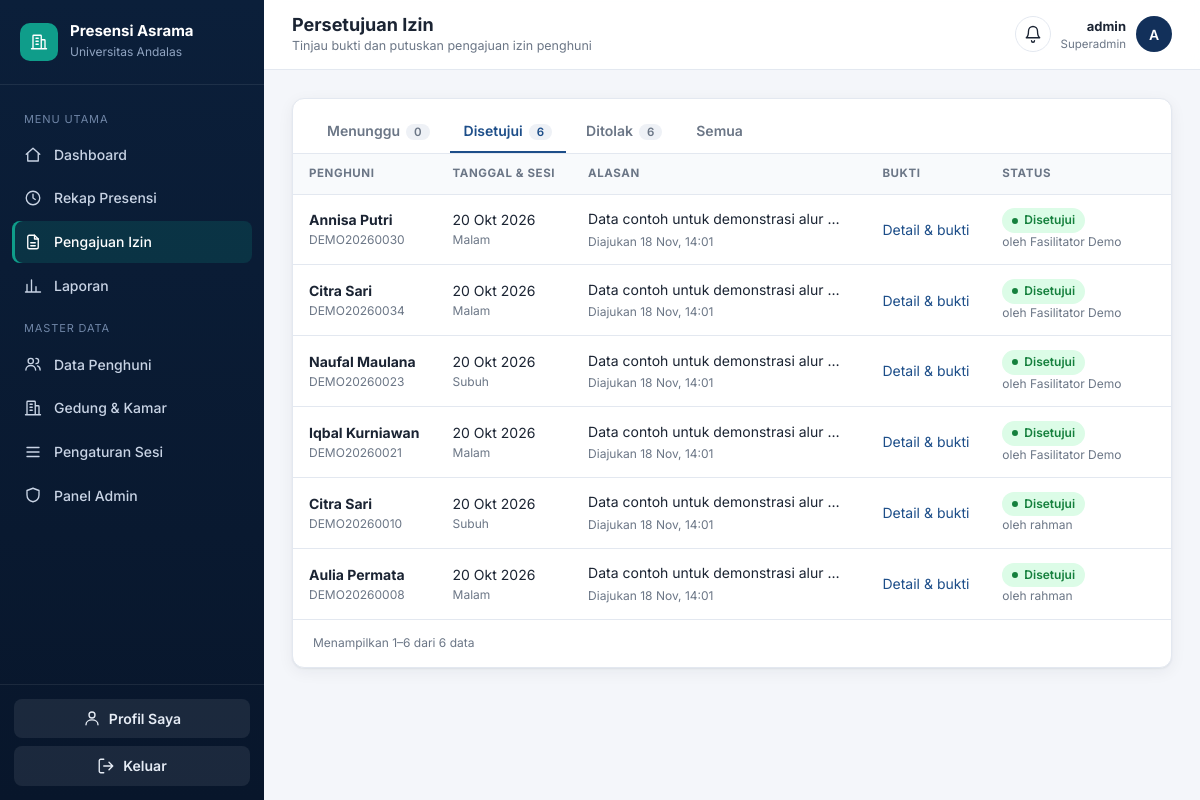
Screenshot of /kelola/izin/?status=disetujui (signed in) with the database file from the repository.
### accounts/models.py (models this page shows, shortened)
class User(AbstractUser):
    ROLE_CHOICES = (
        ('superadmin', 'Superadmin'),
        ('fasil', 'Fasilitator'),
        ('penghuni', 'Penghuni'),
    )
    nim_nip = models.CharField(max_length=30, unique=True, null=True, blank=True)
    role = models.CharField(max_length=20, choices=ROLE_CHOICES, default='penghuni')

class PengajuanIzin(models.Model):
    STATUS_PERSETUJUAN = (
        ('pending', 'Pending'),
        ('disetujui', 'Disetujui'),
        ('ditolak', 'Ditolak'),
    )
    presensi = models.OneToOneField(Presensi, on_delete=models.CASCADE, related_name='pengajuan_izin')
    fasil = models.ForeignKey(User, on_delete=models.SET_NULL, null=True, blank=True, related_name='izin_diproses')
    alasan = models.TextField()
    file_bukti = models.FileField(upload_to='bukti_izin/', blank=True, null=True)
    status_persetujuan = models.CharField(max_length=20, choices=STATUS_PERSETUJUAN, default='pending')
    catatan_fasil = models.TextField(null=True, blank=True)
    created_at = models.DateTimeField(auto_now_add=True)

class Presensi(models.Model):
    STATUS_CHOICES = (
        ('hadir', 'Hadir'),
        ('terlambat', 'Terlambat'),
        ('izin', 'Izin'),
        ('sakit', 'Sakit'),
        ('alpa', 'Alpa'),
    )
    user = models.ForeignKey(User, on_delete=models.CASCADE, related_name='presensi_list')
    sesi = models.ForeignKey(SesiPresensi, on_delete=models.CASCADE)
    tanggal = models.DateField()
    waktu_presensi = models.DateTimeField(null=True, blank=True)
    status = models.CharField(max_length=20, choices=STATUS_CHOICES, default='alpa')
    latitude = models.DecimalField(max_digits=9, decimal_places=6, null=True, blank=True)
    longitude = models.DecimalField(max_digits=9, decimal_places=6, null=True, blank=True)
    is_in_radius = models.BooleanField(default=False)
    passkey_verified = models.BooleanField(default=False)
    class Meta:
        unique_together = ('user', 'sesi', 'tanggal')

class SesiPresensi(models.Model):
    NAMA_SESI_CHOICES = (
        ('subuh', 'Subuh'),
        ('malam', 'Malam'),
    )
    nama_sesi = models.CharField(max_length=10, choices=NAMA_SESI_CHOICES)
    jam_mulai = models.TimeField()
    jam_selesai = models.TimeField()

### accounts/views.py (the view)
# urls.py: path('kelola/izin/', accounts_views.izin_list, name='izin_list'),
@login_required
def izin_list(request):
    if not is_staf(request.user):
        return _tolak_non_staf(request)
    status = request.GET.get('status', 'pending')
    qs = (PengajuanIzin.objects.select_related('presensi__user', 'presensi__sesi', 'fasil')
          .order_by('-created_at'))
    if status in ('pending', 'disetujui', 'ditolak'):
        qs = qs.filter(status_persetujuan=status)
    else:
        status = 'semua'
    counts = {s: PengajuanIzin.objects.filter(status_persetujuan=s).count()
              for s in ('pending', 'disetujui', 'ditolak')}
    query = request.GET.copy()
    query.pop('page', None)
    return render(request, 'izin_list.html', {
        'page_obj': Paginator(qs, 15).get_page(request.GET.get('page')),
        'status': status, 'counts': counts, 'querystring': query.urlencode(),
    })

### accounts/context_processors.py (called while the page is built, shortened)
def notifikasi(request):
    u = request.user
    if not u.is_authenticated:
        return {}
    items = []
    if is_staf(u):
        n = PengajuanIzin.objects.filter(status_persetujuan='pending').count()
        if n:
            items.append({'teks': f'{n} pengajuan izin menunggu persetujuan', 'url': reverse('izin_list'), 'tone': 'pending'})
    return {'notif_items': items}

### accounts/views.py (called while the page is built)
def is_admin(u):
    return u.is_superuser or u.role == 'superadmin'

def is_staf(u):
    return is_admin(u) or is_fasil(u)

### templates/izin_list.html (shortened to what this page needs)
{% extends "base.html" %}
{% block heading %}Persetujuan Izin{% endblock %}
{% block subheading %}Tinjau bukti dan putuskan pengajuan izin penghuni{% endblock %}
{% block content %}
<section class="card">
  <div class="tabs">
    <a href="?status=pending" class="{% if status == 'pending' %}on{% endif %}">Menunggu<em>{{ counts.pending }}</em></a>
    <a href="?status=disetujui" class="{% if status == 'disetujui' %}on{% endif %}">Disetujui<em>{{ counts.disetujui }}</em></a>
    <a href="?status=ditolak" class="{% if status == 'ditolak' %}on{% endif %}">Ditolak<em>{{ counts.ditolak }}</em></a>
    <a href="?status=semua" class="{% if status == 'semua' %}on{% endif %}">Semua</a>
  </div>
  {% if page_obj.object_list %}
  <div class="table-wrap"><table>
    <thead><tr><th>Penghuni</th><th>Tanggal &amp; Sesi</th><th>Alasan</th><th>Bukti</th><th>Status</th><th></th></tr></thead>
    <tbody>{% for i in page_obj %}
      <tr>
        <td class="who"><b>{{ i.presensi.user.get_full_name|default:i.presensi.user.username }}</b><small>{{ i.presensi.user.nim_nip|default:"–" }}</small></td>
        <td>{{ i.presensi.tanggal|date:"d M Y" }}<small style="display:block">{{ i.presensi.sesi.get_nama_sesi_display }}</small></td>
        <td><div class="truncate" title="{{ i.alasan }}">{{ i.alasan }}</div><small>Diajukan {{ i.created_at|date:"d M, H:i" }}</small></td>
        <td><a href="{% url 'izin_detail' i.id %}">Detail &amp; bukti</a></td>
        <td><span class="badge b-{{ i.status_persetujuan }}">{{ i.get_status_persetujuan_display }}</span>
            {% if i.fasil %}<small style="display:block">oleh {{ i.fasil.get_full_name|default:i.fasil.username }}</small>{% endif %}</td>
        <td></td>
      </tr>
    {% endfor %}</tbody>
  </table></div>
  {% include "_pagination.html" %}
  {% else %}<div class="empty"><b>Tidak ada pengajuan</b>Belum ada data pada kategori ini.</div>{% endif %}
</section>
{% endblock %}

### templates/base.html (shortened to what this page needs)
{% load static %}<!DOCTYPE html>
<html lang="id">
<head>
  <link rel="stylesheet" href="{% static 'css/app.css' %}">
</head>
<body>
{% with page=request.resolver_match.url_name %}
<div class="app">
  <aside class="sidebar" id="sidebar">
    <div class="brand">
      <div class="brand-mark"><svg class="icon"><use href="#i-building"/></svg></div>
      <div><b>Presensi Asrama</b><small>Universitas Andalas</small></div>
    </div>
    <nav class="nav">
      {% if user.is_superuser or user.role == 'superadmin' %}
        <div class="nav-label">Menu Utama</div>
        <a href="{% url 'home' %}" class="{% if page == 'home' %}active{% endif %}"><svg class="icon"><use href="#i-home"/></svg>Dashboard</a>
        <a href="{% url 'riwayat' %}" class="{% if page == 'riwayat' %}active{% endif %}"><svg class="icon"><use href="#i-clock"/></svg>Rekap Presensi</a>
        <a href="{% url 'izin_list' %}" class="{% if page == 'izin_list' or page == 'izin_detail' %}active{% endif %}"><svg class="icon"><use href="#i-file"/></svg>Pengajuan Izin</a>
        <a href="{% url 'laporan' %}" class="{% if page == 'laporan' %}active{% endif %}"><svg class="icon"><use href="#i-chart"/></svg>Laporan</a>
        <div class="nav-label">Master Data</div>
        <a href="{% url 'penghuni_list' %}" class="{% if page == 'penghuni_list' %}active{% endif %}"><svg class="icon"><use href="#i-users"/></svg>Data Penghuni</a>
        <a href="{% url 'gedung_list' %}" class="{% if page == 'gedung_list' %}active{% endif %}"><svg class="icon"><use href="#i-building"/></svg>Gedung &amp; Kamar</a>
        <a href="{% url 'sesi_list' %}" class="{% if page == 'sesi_list' or page == 'sesi_ubah' %}active{% endif %}"><svg class="icon"><use href="#i-sliders"/></svg>Pengaturan Sesi</a>
        {% if user.is_staff %}<a href="{% url 'admin:index' %}"><svg class="icon"><use href="#i-shield"/></svg>Panel Admin</a>{% endif %}
      {% endif %}
    </nav>
    <div class="sidebar-foot">
      <a class="btn" href="{% url 'profil' %}" style="margin-bottom:8px"><svg class="icon"><use href="#i-user"/></svg>Profil Saya</a>
      <form method="post" action="{% url 'logout' %}">{% csrf_token %}
        <button class="btn"><svg class="icon"><use href="#i-logout"/></svg>Keluar</button>
      </form>
    </div>
  </aside>
  <div class="main">
    <header class="topbar">
      <div><h1>{% block heading %}Dashboard{% endblock %}</h1><p>{% block subheading %}{% endblock %}</p></div>
      <div class="user-chip no-print">
        <details class="notif"><summary aria-label="Notifikasi"><svg class="icon"><use href="#i-bell"/></svg>{% if notif_items %}<em>{{ notif_items|length }}</em>{% endif %}</summary>
          </details>
        <div class="meta"><b>{{ user.get_full_name|default:user.username }}</b>
          <small>{% if user.is_superuser %}Superadmin{% else %}{{ user.get_role_display }}{% endif %}{% if user.nim_nip %} · {{ user.nim_nip }}{% endif %}</small></div>
        <a href="{% url 'profil' %}" class="avatar" style="text-decoration:none">{{ user.get_full_name|default:user.username|slice:":1"|upper }}</a>
      </div>
    </header>
    <main class="content">
      {% block content %}{% endblock %}
    </main>
  </div>
</div>
{% endwith %}
</body>
</html>

### static/css/app.css (style rules this page uses)
:root { --navy-950:#08162B; --navy-900:#0B1F3A; --navy-800:#12305A; --primary:#1D4E89; --primary-600:#173F70; --accent:#0F9D8A; --accent-600:#0B8474; --bg:#F4F6FA; --surface:#FFFFFF; --border:#E3E8F0; --text:#1B2433; --muted:#6B7686; --radius:12px; --shadow:0 1px 2px rgba(11,31,58,.06),0 4px 16px rgba(11,31,58,.06); }
* { box-sizing:border-box;margin:0;padding:0 }
body { font-family:'Inter',system-ui,-apple-system,'Segoe UI',Roboto,sans-serif;background:var(--bg);color:var(--text);font-size:14px;line-height:1.55;-webkit-font-smoothing:antialiased }
a { color:var(--primary);text-decoration:none }
small { color:var(--muted);font-size:12px }
.icon { width:18px;height:18px;fill:none;stroke:currentColor;stroke-width:1.8;stroke-linecap:round;stroke-linejoin:round;flex:none }
.app { display:flex;min-height:100vh }
.sidebar { width:264px;background:linear-gradient(180deg,var(--navy-900),var(--navy-950));color:#C9D4E5;display:flex;flex-direction:column;position:fixed;inset:0 auto 0 0;z-index:40;transition:transform .2s }
.brand { display:flex;gap:12px;align-items:center;padding:22px 20px;border-bottom:1px solid rgba(255,255,255,.08) }
.brand-mark { width:38px;height:38px;border-radius:10px;background:var(--accent);display:grid;place-items:center;color:#fff }
.brand b { display:block;color:#fff;font-size:15px;line-height:1.2 }
.brand small { color:#8FA3C0 }
.nav { padding:14px 12px;flex:1;overflow:auto }
.nav-label { font-size:11px;text-transform:uppercase;letter-spacing:.08em;color:#6F85A6;padding:12px 12px 6px }
.nav a { display:flex;gap:12px;align-items:center;padding:10px 12px;border-radius:8px;color:#C9D4E5;font-weight:500;margin-bottom:2px }
.nav a.active { background:rgba(15,157,138,.18);color:#fff;box-shadow:inset 3px 0 0 var(--accent) }
.sidebar-foot { padding:14px;border-top:1px solid rgba(255,255,255,.08) }
.sidebar-foot .btn { width:100%;justify-content:center;background:rgba(255,255,255,.08);color:#E6ECF5;border:0 }
.main { margin-left:264px;flex:1;min-width:0 }
.topbar { position:sticky;top:0;z-index:30;background:rgba(255,255,255,.92);backdrop-filter:blur(8px);border-bottom:1px solid var(--border);display:flex;align-items:center;gap:14px;padding:14px 28px }
.topbar h1 { font-size:18px;font-weight:700;line-height:1.2 }
.topbar p { color:var(--muted);font-size:12.5px }
.user-chip { margin-left:auto;display:flex;align-items:center;gap:10px }
.user-chip .meta { text-align:right;line-height:1.25 }
.user-chip .meta b { display:block;font-size:13px }
.user-chip .meta small { font-size:11.5px }
.avatar { width:36px;height:36px;border-radius:50%;background:var(--navy-800);color:#fff;display:grid;place-items:center;font-weight:600 }
.content { padding:28px;max-width:1280px }
.card { background:var(--surface);border:1px solid var(--border);border-radius:var(--radius);box-shadow:var(--shadow) }
.btn { display:inline-flex;align-items:center;gap:8px;padding:9px 16px;border-radius:8px;border:1px solid var(--border);background:#fff;color:var(--text);font:inherit;font-weight:600;cursor:pointer;transition:.15s }
.table-wrap { overflow-x:auto }
table { width:100%;border-collapse:collapse }
th { text-align:left;font-size:11.5px;text-transform:uppercase;letter-spacing:.05em;color:var(--muted);background:#F8FAFC;padding:11px 16px;white-space:nowrap }
td { padding:13px 16px;border-top:1px solid var(--border);vertical-align:middle }
.who b { display:block }
.who small { display:block }
.truncate { max-width:260px;overflow:hidden;text-overflow:ellipsis;white-space:nowrap }
.badge { display:inline-flex;align-items:center;gap:6px;padding:3px 10px;border-radius:999px;font-size:12px;font-weight:600;white-space:nowrap }
.badge::before { content:"";width:6px;height:6px;border-radius:50%;background:currentColor }
.b-hadir,.b-disetujui { background:#DCFCE7;color:#15803D }
.tabs { display:flex;gap:6px;padding:12px 20px 0;border-bottom:1px solid var(--border);overflow-x:auto }
.tabs a { padding:9px 14px;border-bottom:2px solid transparent;color:var(--muted);font-weight:600;white-space:nowrap }
.tabs a.on { color:var(--primary);border-color:var(--primary) }
.tabs em { font-style:normal;background:#EEF1F6;border-radius:999px;padding:1px 8px;font-size:11.5px;margin-left:6px }
.notif { position:relative }
.notif summary { list-style:none;cursor:pointer;width:36px;height:36px;border:1px solid var(--border);border-radius:50%;display:grid;place-items:center;position:relative;color:var(--text) }

### rows the page displays
User: get_full_name "admin", get_full_name "A"
PengajuanIzin: presensi.user.get_full_name "Annisa Putri", presensi.user.nim_nip "DEMO20260030", presensi.tanggal "20 Okt 2026", presensi.sesi.nama_sesi "Malam", alasan "Data contoh untuk demonstrasi alur…", created_at "18 Nov, 14:01", status_persetujuan "Disetujui", fasil.get_full_name "Fasilitator Demo"
PengajuanIzin: presensi.user.get_full_name "Citra Sari", presensi.user.nim_nip "DEMO20260034", presensi.tanggal "20 Okt 2026", presensi.sesi.nama_sesi "Malam", alasan "Data contoh untuk demonstrasi alur…", created_at "18 Nov, 14:01", status_persetujuan "Disetujui", fasil.get_full_name "Fasilitator Demo"
PengajuanIzin: presensi.user.get_full_name "Naufal Maulana", presensi.user.nim_nip "DEMO20260023", presensi.tanggal "20 Okt 2026", presensi.sesi.nama_sesi "Subuh", alasan "Data contoh untuk demonstrasi alur…", created_at "18 Nov, 14:01", status_persetujuan "Disetujui", fasil.get_full_name "Fasilitator Demo"
PengajuanIzin: presensi.user.get_full_name "Iqbal Kurniawan", presensi.user.nim_nip "DEMO20260021", presensi.tanggal "20 Okt 2026", presensi.sesi.nama_sesi "Malam", alasan "Data contoh untuk demonstrasi alur…", created_at "18 Nov, 14:01", status_persetujuan "Disetujui", fasil.get_full_name "Fasilitator Demo"
PengajuanIzin: presensi.user.get_full_name "Citra Sari", presensi.user.nim_nip "DEMO20260010", presensi.tanggal "20 Okt 2026", presensi.sesi.nama_sesi "Subuh", alasan "Data contoh untuk demonstrasi alur…", created_at "18 Nov, 14:01", status_persetujuan "Disetujui", fasil.get_full_name "rahman"
PengajuanIzin: presensi.user.get_full_name "Aulia Permata", presensi.user.nim_nip "DEMO20260008", presensi.tanggal "20 Okt 2026", presensi.sesi.nama_sesi "Malam", alasan "Data contoh untuk demonstrasi alur…", created_at "18 Nov, 14:01", status_persetujuan "Disetujui", fasil.get_full_name "rahman"

### other values shown
{{ counts.pending }} "0"
{{ counts.disetujui }} "6"
{{ counts.ditolak }} "6"
{{ page_obj.start_index }} "1"
{{ page_obj.end_index }} "6"
{{ page_obj.paginator.count }} "6"
